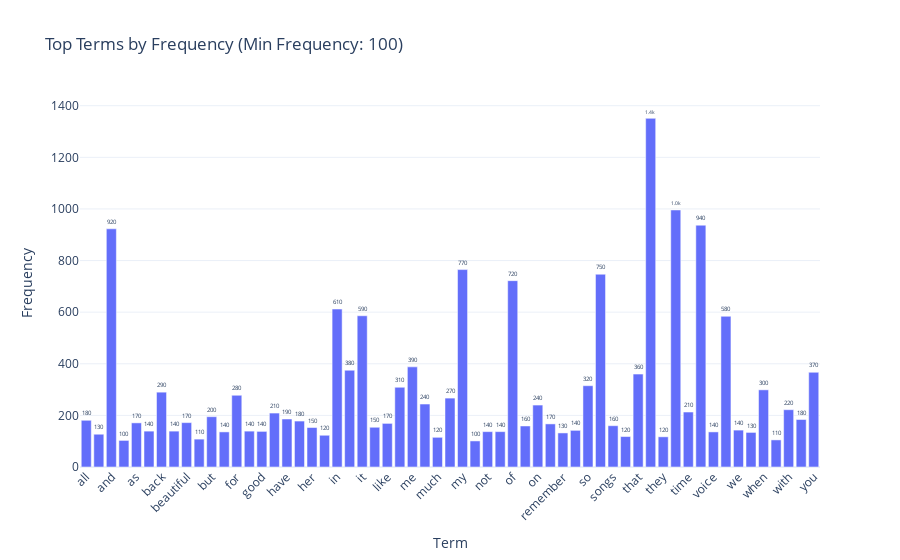

Notebook cell for this chart:
### Markdown cell above
### **>>> Exercise 13:**

### Code cell
# Set a frequency threshold
min_frequency = 100  # Adjust as necessary
filtered_terms = term_frequency_df[term_frequency_df['Frequency'] > min_frequency]

# Create an interactive bar chart with Plotly for filtered terms
fig = px.bar(
    filtered_terms,
    x='Term',
    y='Frequency',
    title=f'Top Terms by Frequency (Min Frequency: {min_frequency})',
    labels={'Frequency': 'Frequency'},
    text='Frequency',
    template='plotly_white'
)

# Update layout for better visibility
fig.update_traces(texttemplate='%{text:.2s}', textposition='outside')
fig.update_layout(xaxis_tickangle=-45, height=600)

# Show the plot
fig.show()

### Figure 1 — Plotly figure (JSON) as saved in the notebook; plotly's stock layout.template omitted (floating-point values rounded to 4 significant figures)
{"data": [{"alignmentgroup": "True", "hovertemplate": "Term=%{x}<br>Frequency=%{text}<extra></extra>", "legendgroup": "", "marker": {"color": "#636efa", "pattern": {"shape": ""}}, "name": "", "offsetgroup": "", "orientation": "v", "showlegend": false, "text": [181, 127, 923, 103, 171, 139, 290, 139, 172, 108, 195, 136, 278, 139, 138, 209, 186, 178, 153, 123, 612, 375, 586, 154, 169, 309, 388, 244, 115, 267, 765, 101, 137, 137, 722, 159, 240, 167, 132, 142, 315, 747, 160, 118, 360, 1351, 117, 996, 213, 937, 136, 584, 143, 134, 299, 105, 222, 184, 367], "textposition": "outside", "texttemplate": "%{text:.2s}", "type": "bar", "x": ["all", "always", "and", "are", "as", "at", "back", "be", "beautiful", "brings", "but", "can", "for", "from", "good", "great", "have", "he", "her", "his", "in", "is", "it", "just", "like", "love", "me", "memories", "much", "music", "my", "never", "not", "now", "of", "old", "on", "one", "remember", "she", "so", "song", "songs", "still", "that", "the", "they", "this", "time", "to", "voice", "was", "we", "what", "when", "will", "with", "years", "you"], "xaxis": "x", "y": [181, 127, 923, 103, 171, 139, 290, 139, 172, 108, 195, 136, 278, 139, 138, 209, 186, 178, 153, 123, 612, 375, 586, 154, 169, 309, 388, 244, 115, 267, 765, 101, 137, 137, 722, 159, 240, 167, 132, 142, 315, 747, 160, 118, 360, 1351, 117, 996, 213, 937, 136, 584, 143, 134, 299, 105, 222, 184, 367], "yaxis": "y"}], "layout": {"autosize": true, "barmode": "relative", "legend": {"tracegroupgap": 0}, "title": {"text": "Top Terms by Frequency (Min Frequency: 100)"}, "xaxis": {"anchor": "y", "autorange": true, "domain": [0, 1], "range": [-0.5, 58.5], "tickangle": -45, "title": {"text": "Term"}, "type": "category"}, "yaxis": {"anchor": "x", "autorange": true, "domain": [0, 1], "range": [0, 1422.0], "title": {"text": "Frequency"}, "type": "linear"}}}
